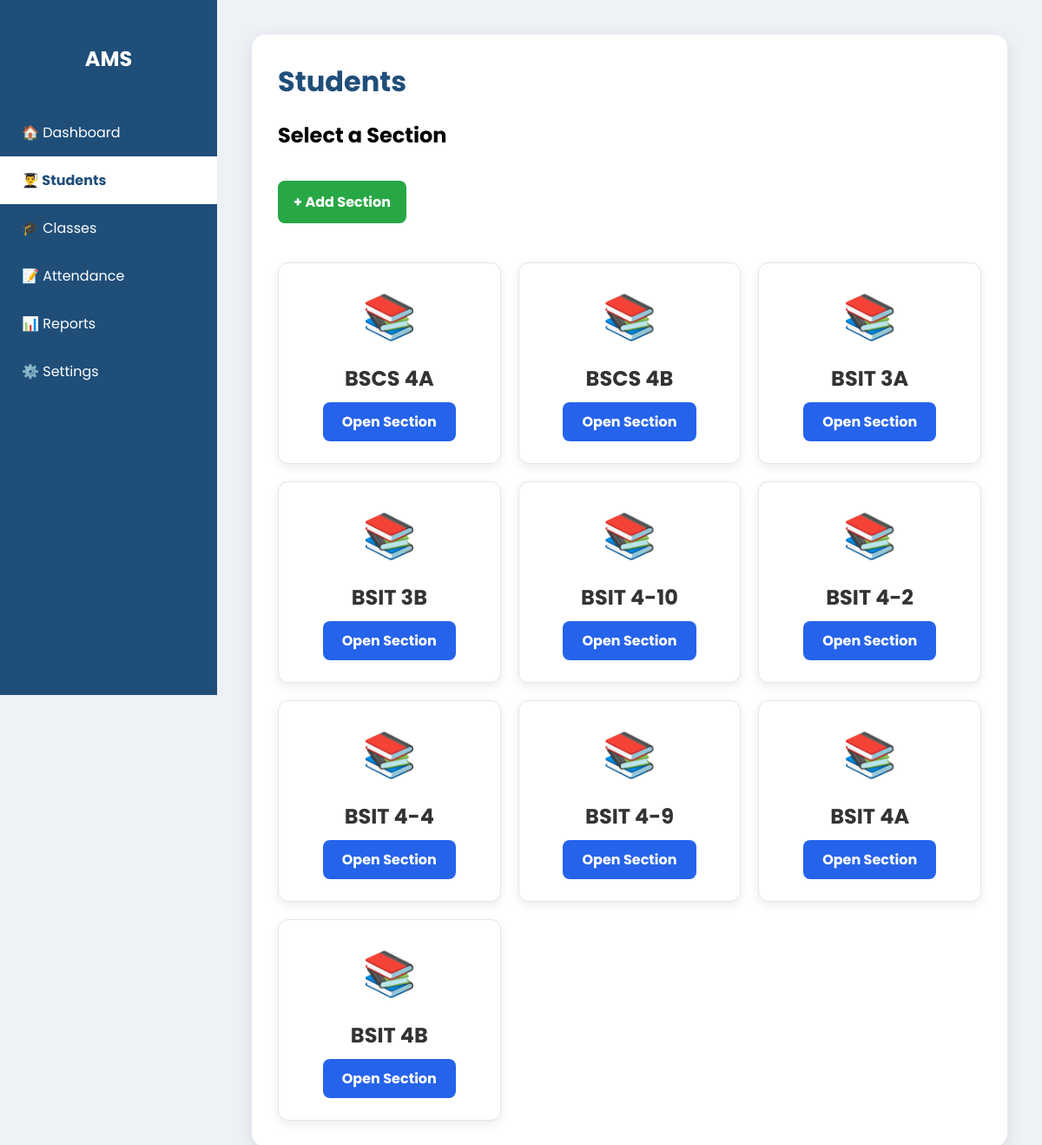
The app's page /pages/students.php with its own data.
### tables this page shows
CREATE TABLE `sections` (
  `id` int(11) NOT NULL,
  `section_name` varchar(100) NOT NULL
);

### pages/students.php (the view, shortened to what this page needs)
<?php
include "../includes/config.php";
    $selectedSection = isset($_GET['section_id']) ? (int)$_GET['section_id'] : 0;
?>
<!DOCTYPE html>
<html lang="en">
<head>
<link rel="stylesheet" href="../css/style.css">
<link rel="stylesheet" href="../css/students.css">
</head>
<body>
<div class="sidebar">
    <h2>AMS</h2>
    <a href="../OJT Projects.php">🏠 Dashboard</a>
    <a href="students.php" class="active">👨‍🎓 Students</a>
    <a href="classes.php">🎓 Classes</a>
    <a href="attendance.php">📝 Attendance</a>
    <a href="reports.php">📊 Reports</a>
    <a href="#">⚙️ Settings</a>
</div>
<div class="main-content">
<div class="container">
<h1>Students</h1>
<?php
if($selectedSection == 0){
    echo "<h2>Select a Section</h2>";
    $sections = mysqli_query($conn,"SELECT * FROM sections ORDER BY section_name");
?>
<button type="button" class="btn-add" onclick="showSectionForm()">
    + Add Section
</button>
<div class="section-container">
<?php
while($sec = mysqli_fetch_assoc($sections)){
?>
    <div class="section-card">
        <div class="section-icon">📚</div>
        <h3><?= $sec['section_name']; ?></h3>
        <a href="students.php?section_id=<?= $sec['id']; ?>">
            Open Section
        </a>
    </div>
<?php
}
?>
</div>
<?php
}
?>
</body>
</html>

### css/style.css (style rules this page uses)
* { margin:0; padding:0; box-sizing:border-box; font-family:'Poppins',sans-serif; }
body { background:#eef2f7; }
.sidebar { position:fixed; left:0; top:0; width:250px; height:100vh; background:#1f4e79; padding-top:30px; }
.sidebar h2 { text-align:center; color:#fff; margin-bottom:40px; }
.sidebar a { display:block; color:#fff; text-decoration:none; padding:15px 25px; font-size:16px; transition:.3s; }
.sidebar .active { background:#fff; color:#1f4e79; font-weight:bold; }
.main-content { margin-left:250px; padding:40px; }
.container { background:#fff; padding:30px; border-radius:15px; box-shadow:0 5px 20px rgba(0,0,0,.1); }
h1 { color:#1f4e79; margin-bottom:20px; }
h2 { margin:20px 0 15px; }
button { margin-top:20px; padding:12px; border:none; border-radius:8px; background:#1f4e79; color:#fff; font-size:16px; cursor:pointer; }
.btn-add { background:#28a745; color:#fff; border:none; padding:12px 18px; border-radius:8px; cursor:pointer; font-size:16px; font-weight:bold; margin-bottom:20px; }
.section-container { display:grid; grid-template-columns:repeat(auto-fill,minmax(250px,1fr)); gap:20px; margin-top:25px; }
.section-card { background:#fff; border:1px solid #e5e5e5; border-radius:12px; padding:25px; text-align:center; box-shadow:0 4px 12px rgba(0,0,0,.08); transition:.3s; }
.section-icon { font-size:50px; margin-bottom:15px; }
.section-card h3 { margin:10px 0; font-size:24px; color:#333; }
.section-card a { display:inline-block; padding:10px 22px; background:#2563eb; color:#fff; text-decoration:none; border-radius:8px; font-weight:bold; transition:.3s; }

### records on screen
sections: section_name "BSCS 4A"
sections: section_name "BSCS 4B"
sections: section_name "BSIT 3A"
sections: section_name "BSIT 3B"
sections: section_name "BSIT 4-10"
sections: section_name "BSIT 4-2"
sections: section_name "BSIT 4-4"
sections: section_name "BSIT 4-9"
sections: section_name "BSIT 4A"
sections: section_name "BSIT 4B"
